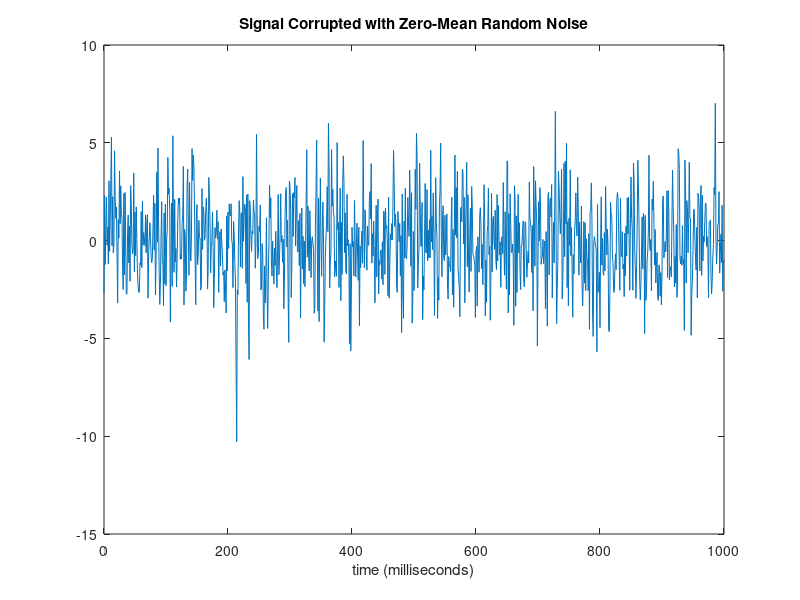
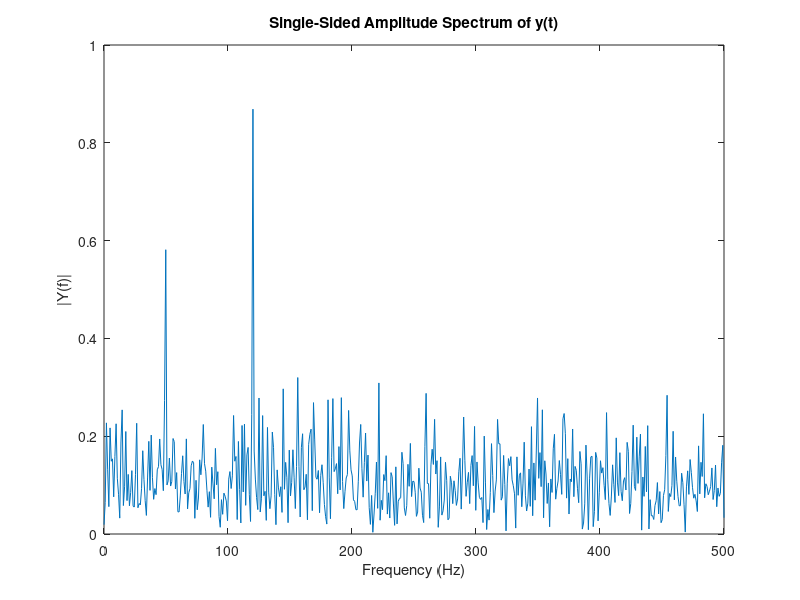

MATLAB code to generate these figures, in order:
Fs = 1000;                    % Sampling frequency
T = 1/Fs;                     % Sample time
L = 1000;                     % Length of signal
t = (0:L-1)*T;                % Time vector
% Sum of a 50 Hz sinusoid and a 120 Hz sinusoid
x = 0.7*sin(2*pi*50*t) + sin(2*pi*120*t); 
y = x + 2*randn(size(t));     % Sinusoids plus noise

figure(1)
plot(Fs*t,y)
title('Signal Corrupted with Zero-Mean Random Noise')
xlabel('time (milliseconds)')

% It is difficult to identify the frequency components by looking
% at the original signal. Converting to the frequency domain, the
% discrete Fourier transform of the noisy signal y is found by
% taking the fast Fourier transform (FFT):

NFFT = 2^nextpow2(L); % Next power of 2 from length of y
Y = fft(y,NFFT)/L;
f = Fs/2*linspace(0,1,NFFT/2+1);

% Plot single-sided amplitude spectrum.
figure(2)
plot(f,2*abs(Y(1:NFFT/2+1))) 
title('Single-Sided Amplitude Spectrum of y(t)')
xlabel('Frequency (Hz)')
ylabel('|Y(f)|')